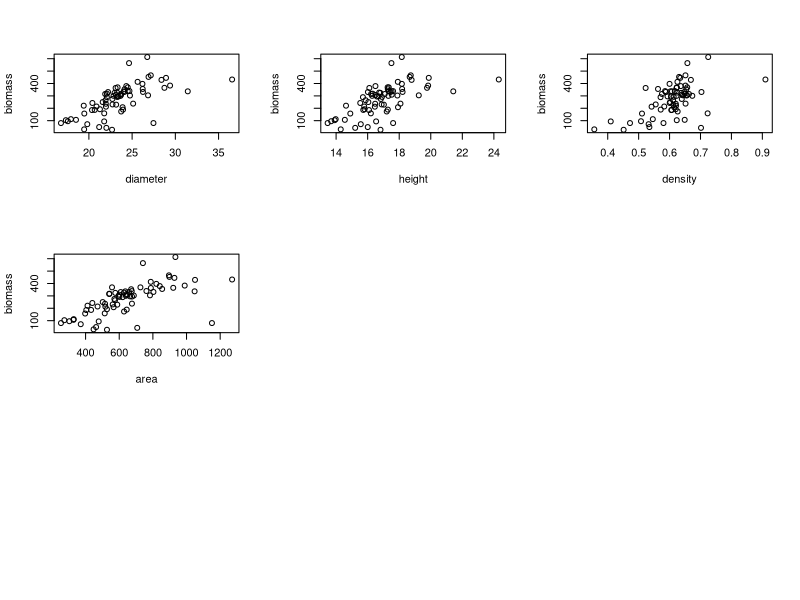

This chart was generated by the following R code: (Note: this script raises an error after producing the figure.)
## ---- chunk 1
plots <- read.csv("TreePlots-2.csv")
biomass <-plots$AGBH.Mg.h
diameter <- plots$mDBH.cm
height <- plots$mH.m
density <- plots$mWD.g.m3
area <- plots$mBA.cm2
falls <- plots$Tree.Fall
par(mfrow = c(3,3))
plot(diameter, biomass)
plot(height, biomass)
plot(density, biomass)
plot(area, biomass)
plot(falls, biomass, ylab = "biomass", xlab = "Tree Falls")
## ---- chunk 2
cor.test(diameter, biomass)
cor.test(height, biomass)
cor.test(density, biomass)
cor.test(area, biomass)
hist(biomass)
## ---- chunk 3
#base model with log transformed response data. 
 lm0 <- with(plots, lm(biomass ~ diameter + height + density + area + factor(falls)))
 summary(lm0)
 #Based on the results of the saturated model, tree height and falls do not appear to be important
 #Running with falls removed
 lm1 <- update(lm0,~.-factor(falls))
 summary(lm1)
 #running with height removed
 lm2 <- update(lm1,~.-height)
 summary(lm2)
  #running with diameter removed
 lm3 <- update(lm2,~.-diameter)
 summary(lm3)
 #let's try the other factors
 #lm4 <- update(lm3, ~.-density)
 #summary(lm4)
 #lm3 is the minimum adequate model. Let's look at diagnostics. 
## ---- chunk 4
  par(mfrow = c(2,2)) 
  plot(lm3)
 #The variance inflation factor (VIF) is an index of how much the variance of an estimated regression coefficient increases because of collinearity. A common rule of thumb is that if VIF(βˆ) > 5, then multicollinearity is high
library(car)
vif(lm3)
## ---- chunk 5
z <- 1
g <- 500
x <- density
coefs1 <- coef(lm3)
plot(x = density, y = biomass, main = "Effect of Density on Biomass" )
curve(coefs1[1] + coefs1[2]*x +coefs1[3]*z, add=T, col="red") 
curve(coefs1[1] + coefs1[2]*x +coefs1[3]*g, add=T, col="blue")
## ---- chunk 6
h<- .5
x<- area
plot(x = area, y = biomass, main = "Effect of Basal Area on Biomass" )
curve(coefs1[1] +coefs1[2]*z + coefs1[3]*x, add=T, col="red")
curve(coefs1[1] + coefs1[2]*h +coefs1[3]*x, add=T, col="blue")
## ---- chunk 7
dat <- read.csv("ozone.data.csv")
ozone <- dat$ozone
rad <- dat$rad
temp <- dat$temp
wind <- dat$wind
par(mfrow = c(2,2))
plot(rad, ozone)
plot(wind, ozone)
plot(temp, ozone)
cor.test(rad, ozone)
cor.test(temp, ozone)
cor.test(wind, ozone)
par(mfrow = c(1,2))
hist(ozone)
hist(log(ozone))
## ---- chunk 8
lm00 <- with(dat, lm(log(ozone) ~ rad + temp + wind + rad:temp + rad:wind + temp:wind))
summary(lm00)
#Based on the saturated model, rad:wind is definitely not important. Let's take it out. 
lm11 <- update(lm00, ~.-rad:temp)
summary(lm11)
lm12 <- update(lm11, ~.-rad:wind)
summary(lm12)
lm13 <- update(lm12, ~.-temp:wind)
summary(lm13)
lm14<- update(lm13, ~.-wind)
summary(lm14)
#lm15<- update(lm14, ~.-rad)
#summary(lm15)
## ---- chunk 9
#lm14 is the minimum adequate model. Let's look at diagnostics. 
  par(mfrow = c(2,2)) 
  plot(lm14)
 #The variance inflation factor (VIF) is an index of how much the variance of an estimated regression coefficient increases because of collinearity. A common rule of thumb is that if VIF(βˆ) > 5, then multicollinearity is high
library(car)
vif(lm14)
## ---- chunk 10
b <- .00001
c <- 50
x <- temp
coefs2 <- exp(coef(lm14))
coefs2
plot(x = ozone, y = temp, main = "Effect of Temperature on Ozone Concentration" )
curve(coefs2[1] + coefs2[2]*b +coefs2[3]*x, add=T, col="red")
curve(coefs2[1] + coefs2[2]*c +coefs2[3]*x, add=T, col="blue")
## ---- chunk 11
h<- 100
x<- area
plot(x = ozone, y = rad, main = "Effect of Radiation on Ozone Concentration" )
curve(coefs2[1] +coefs2[2]*x + coefs2[3]*b, add=T, col="red")
curve(coefs2[1] +coefs2[2]*x + coefs2[3]*h, add=T, col="blue")
